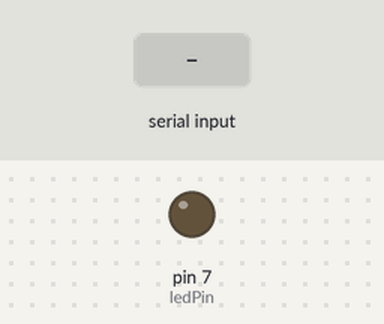
Simulated run of this sketch. Board: Arduino Uno, built with avr-gcc and run on an emulated ATmega328P. Shown: output pins drawn as LEDs (lit = HIGH). The inputs (shaded band) are chosen by the test bench.

Above: at 1.2 s.
1.3 s: "1" received over Serial
At 2.5 s:
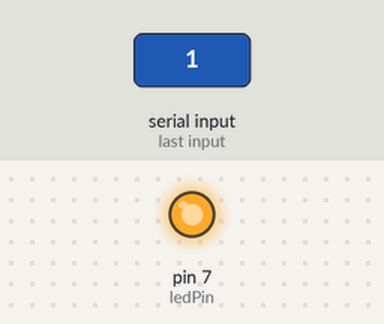
2.8 s: "0" received over Serial
At 3.8 s:
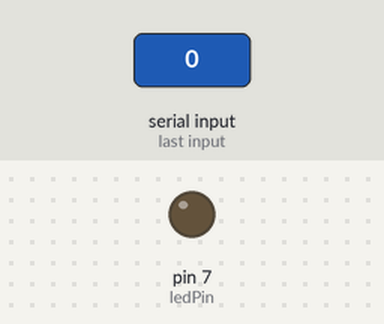
Timing chart, 0 to 5.8 s (numbered marks = the images above; inputs shaded):
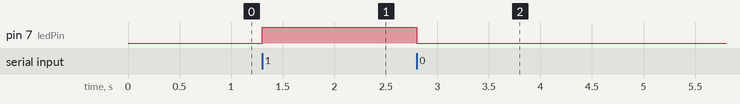

The sketch:

led.ino
```cpp
int ledPin = 7; // LED pin

void setup()
{
  pinMode(ledPin, OUTPUT); // Set pin mode
  Serial.begin(9600);      // Start serial communication at 9600 baud rate
}

void loop()
{
  if (Serial.available() > 0)
  {
    char input = Serial.read(); // Read the input from the serial port
    if (input == '1')
    { // If input is '1', turn on the LED
      digitalWrite(ledPin, HIGH);
    }
    else if (input == '0')
    { // If input is '0', turn off the LED
      digitalWrite(ledPin, LOW);
    }
  }
}
```

Measured:
- after the input at 1.3 s, pin 7 (ledPin): LOW → HIGH at once
- after the input at 2.8 s, pin 7 (ledPin): HIGH → LOW at once
